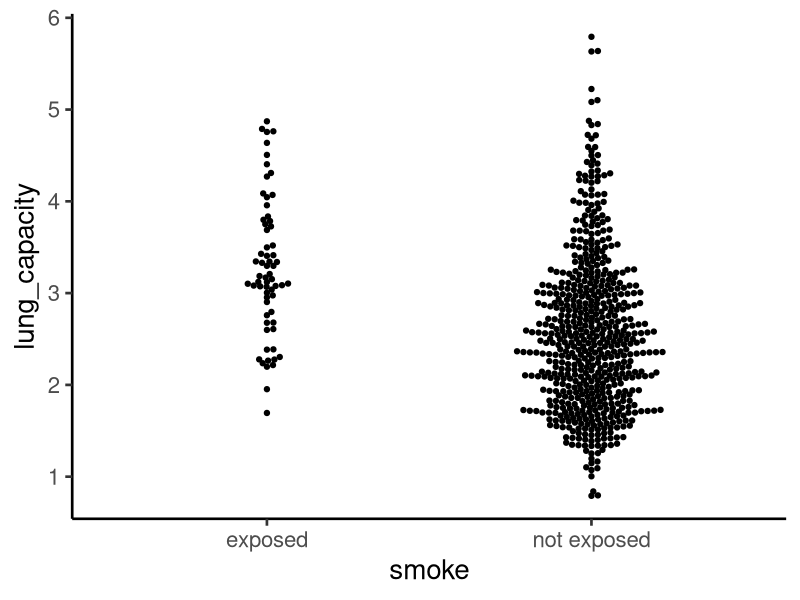
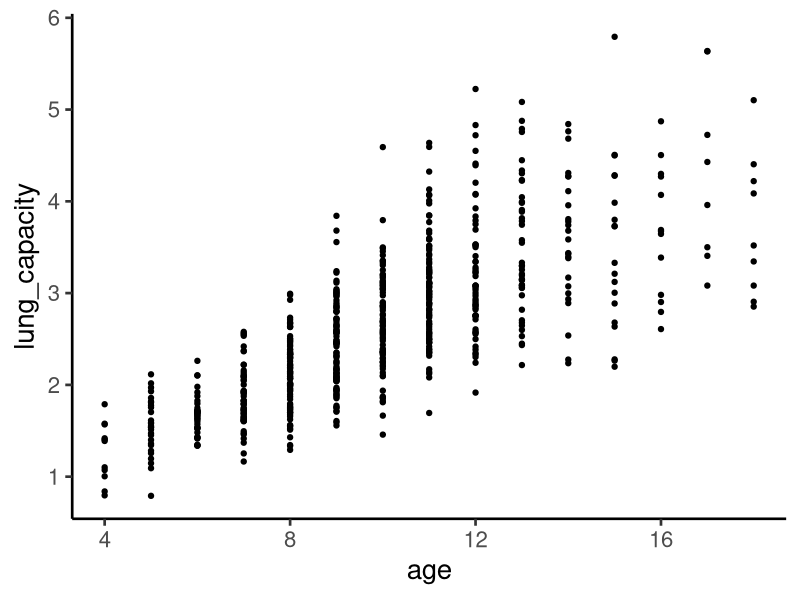
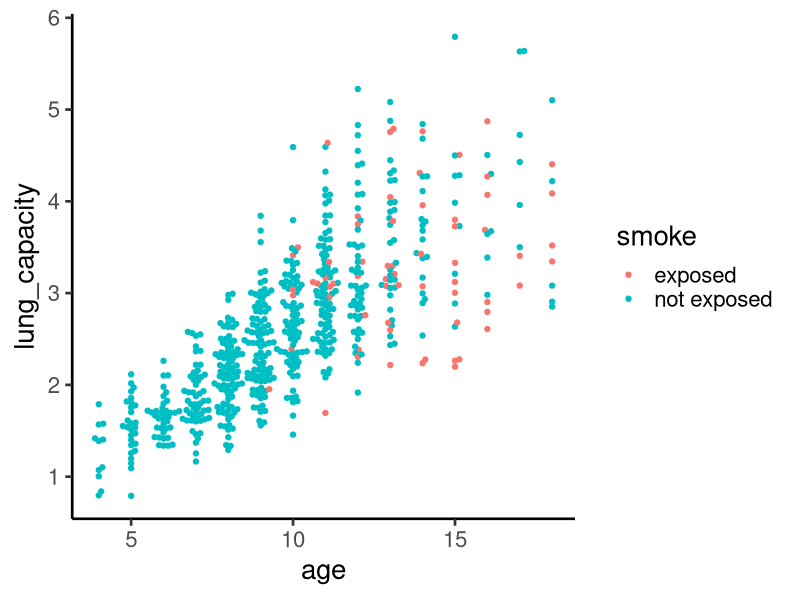
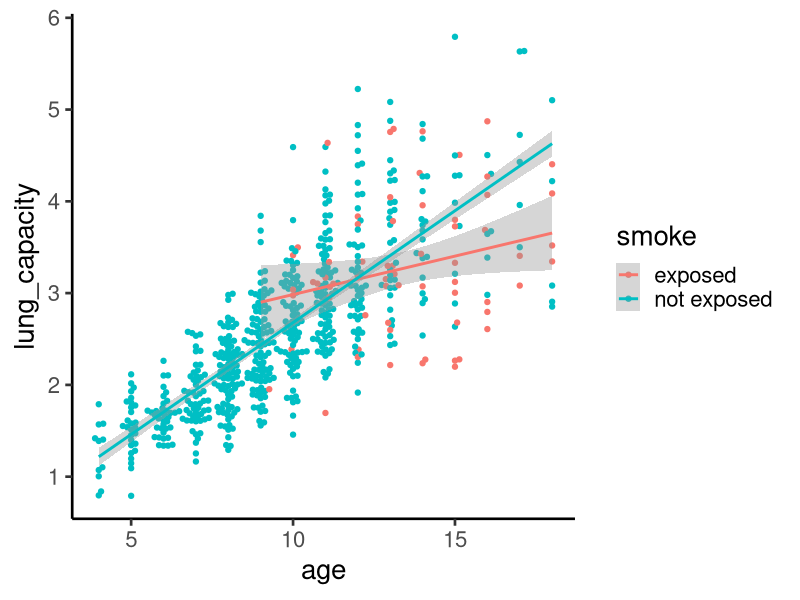
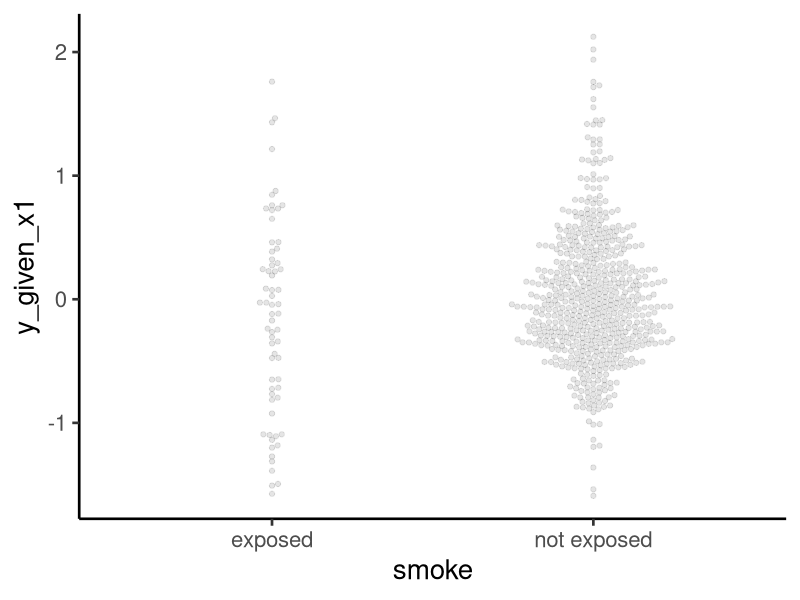
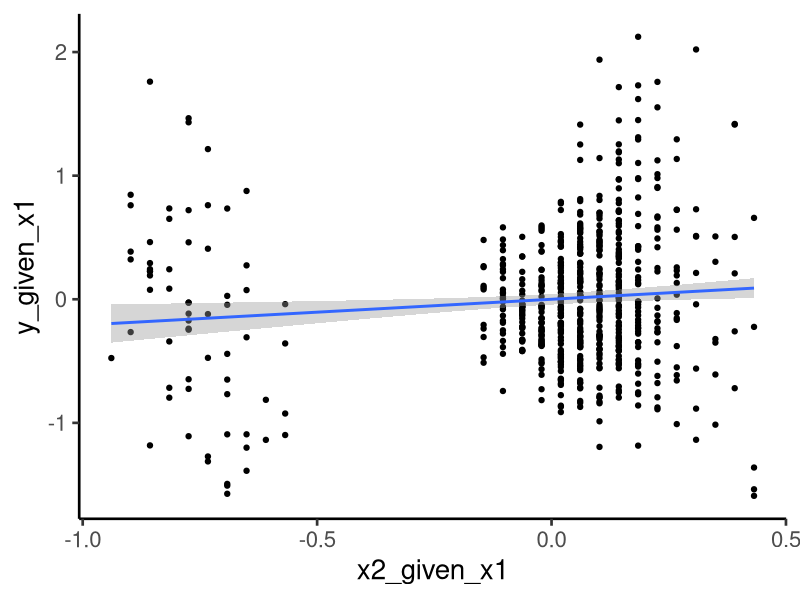

These charts were generated, in order, by the following R code:
## ---- chunk 1
library(tidyverse)

theme_set(theme_classic(base_size = 20)) 
## ---- chunk 2
smoking=read_csv("smoking_data.csv")

library(skimr)
smoking %>% skim()

library(ggbeeswarm)
smoking %>%
  ggplot(aes(x=smoke,y=lung_capacity))+
  geom_beeswarm()
## ---- chunk 3
smoking %>%
  ggplot(aes(x=age,y=lung_capacity))+
  geom_point()

smoking %>%
  ggplot(aes(x=age,y=lung_capacity,col=smoke))+
  geom_beeswarm()

smoking %>%
  ggplot(aes(x=age,y=lung_capacity,col=smoke))+
  geom_beeswarm()+
  stat_smooth(method="lm")
## ---- chunk 4
model1=lm(formula = lung_capacity ~ smoke, data = smoking)

model2=lm(formula = lung_capacity ~ age + smoke, data = smoking)

library(broom)
tidy(model1)
tidy(model2)
## ---- chunk 5
#1 plot smoking variable vs. residuals of a model excluding smoking
## note that this doesn't always work well for visualization, but at least the x-axis is interpretable
y_given_x1=resid(lm(lung_capacity ~ age, data = smoking))
tibble(smoke=smoking$smoke,y_given_x1=y_given_x1) %>%
  ggplot(aes(x=smoke,y=y_given_x1))+
  geom_beeswarm(alpha=0.1)

#2 partial residuals, this usually works, but the x-axis can sometimes be less interpretable. 
smoking$smoke_integer=as.numeric(as.factor(smoking$smoke))
head(smoking$smoke_integer)
x2_given_x1=resid(lm(smoke_integer ~ age, data = smoking))
y_given_x1=resid(lm(lung_capacity ~ age, data = smoking))

tibble(x2_given_x1,y_given_x1) %>%
  ggplot(aes(x=x2_given_x1,y=y_given_x1))+
  geom_point()+
  stat_smooth(method="lm")

## ---- chunk 6

